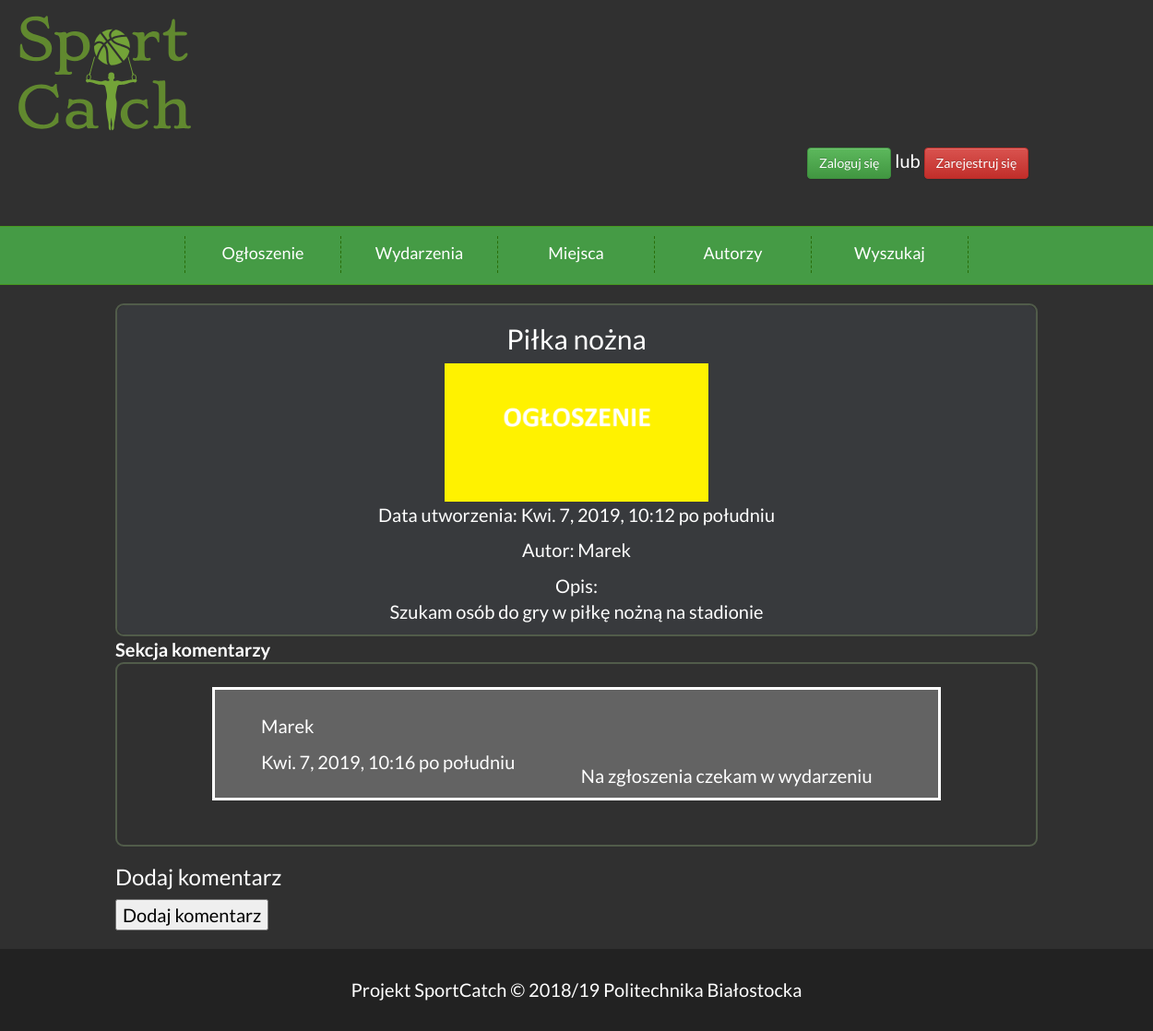
/events/adv/3, run on the app's committed database.
### event/models.py (models this page shows, shortened)
class ogloszenie(models.Model):
    autor= models.ForeignKey(User,on_delete=models.CASCADE)
    tytul=models.CharField(max_length=20)
    data=models.DateTimeField(auto_now=True)
    zdjecie = models.ImageField(upload_to='ogloszenie/', blank=True, default='ogloszenie/Default.jpg')
    opis=models.TextField()

class komentarz_do_ogloszenia(models.Model):
    autor= models.ForeignKey(User,on_delete=models.CASCADE)
    ogloszenie=models.ForeignKey(ogloszenie,on_delete=models.CASCADE)
    data=models.DateTimeField(auto_now=True)
    tresc=models.TextField()

### event/views.py (the view, shortened to what this page needs)
# urls.py: path("events/adv/<int:pk>", views.adv_detail, name='adv_detail'),
def adv_detail(request, pk):
    user = Profile.objects.all()
    adv = get_object_or_404(ogloszenie, pk=pk)
    if request.user.is_authenticated:
        user = Profile.objects.get(user=request.user)
    komentarze = komentarz_do_ogloszenia.objects.all()
    komentarz_form = None
    czy_nowy_komentarz = False
    return render(request, 'event/adv_detail.html',
                  {'flag': czy_nowy_komentarz, 'adv': adv, 'komentarze': komentarze, 'komentarz_form': komentarz_form,
                   'user': user})

### event/templates/event/adv_detail.html (shortened to what this page needs)
{%extends 'Base.html'%}
{%block content%}
<div class="wydarzenia">
    <div class="Elementy_wydarzen">
        <h2>{{adv.tytul}}</h2>
        <span>
            {%if adv.zdjecie.url.value != ""%}
            <img height = "150" src="{{adv.zdjecie.url}}" />
            {%endif%}
        </span>
        <div class="Text2">
            <p>Data utworzenia: {{adv.data}}</p>
            <p>Autor: {{adv.autor}}</p>
            <p>Opis: <br>{{adv.opis}}</p>
        </div>
    </div>
</div>
<b>Sekcja komentarzy</b>
<div class="mar">
    {%for kom in komentarze%}
    <div class="komentarze">
        <div class="Text3">
            <p>{{kom.autor}}</p>
            <p>{{kom.data}}</p>
        </div>
        <div class="tresc">
            <p>{{kom.tresc}}</p>
        </div>
    </div>
    {%endfor%}
</div>
{%if flag%}
<h3>Twój komenatrz został dodany</h3>
{%else%}
<h3>Dodaj komentarz</h3>
<form action="{{adv.get_absolute_url}}" method="post">
    <p><input type="submit" value="Dodaj komentarz"></p>
    {%endif%}
</form>
{%endblock%}

### event/static/style.css (style rules this page uses)
body { background-color: #303030; color: #ffffff; font-family: 'Lato', sans-serif; font-size: 20px; margin: 0 !important; }
input, select, textarea { color: black; }
.wydarzenia { text-align: center; }
.Elementy_wydarzen { background-color:#383a3d; height: 70%px; width: 70%px; display: flex; justify-content:center; flex-direction:column; border-radius: 9px; }
.Text3 { float: left; margin-left: 50px; margin-top: 25px; }
.wydarzenia { border-radius: 9px; border: #515c4a; border-style: solid; border-width: 2px; }
.komentarze { background-color: #636363; overflow-wrap: break-word; word-wrap: break-word; hyphens: auto; width: 790px; height: auto; border-style: solid; margin: auto; margin-top: 25px; margin-bottom: 25px; }
.mar { overflow-y:scroll; height: 200px; border-radius: 9px; border: #515c4a; border-style: solid; border-width: 2px; }
.komentarze > .tresc { text-align:center; }
.tresc { margin-top: 10%; }

### data on the page
ogloszenie: tytul "Piłka nożna", zdjecie (placeholder picture), data "Kwi. 7, 2019, 10:12 po południu", autor "Marek", opis "Szukam osób do gry w piłkę nożną na stadionie"
komentarz_do_ogloszenia: autor "Marek", data "Kwi. 7, 2019, 10:16 po południu", tresc "Na zgłoszenia czekam w wydarzeniu"
